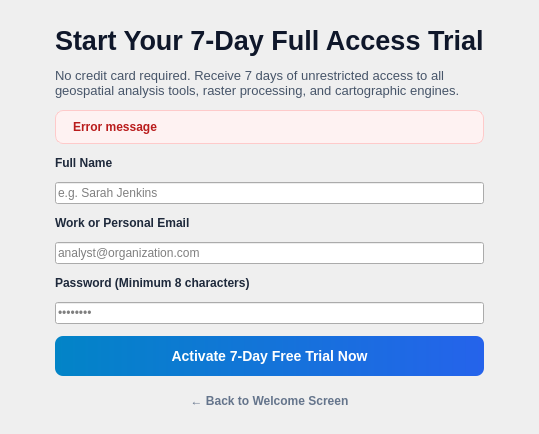
     <widget class="QWidget" name="pageTrial">
      <layout class="QVBoxLayout" name="trialLayout">
       <property name="spacing">
        <number>12</number>
       </property>
       <property name="leftMargin">
        <number>55</number>
       </property>
       <property name="topMargin">
        <number>25</number>
       </property>
       <property name="rightMargin">
        <number>55</number>
       </property>
       <property name="bottomMargin">
        <number>20</number>
       </property>
       <item>
        <widget class="QLabel" name="lblTrialTitle">
         <property name="font">
          <font>
           <pointsize>20</pointsize>
           <bold>true</bold>
          </font>
         </property>
         <property name="styleSheet">
          <string notr="true">color: #0f172a;</string>
         </property>
         <property name="text">
          <string>Start Your 7-Day Full Access Trial</string>
         </property>
        </widget>
       </item>
       <item>
        <widget class="QLabel" name="lblTrialSubtitle">
         <property name="styleSheet">
          <string notr="true">color: #475569; font-size: 13px;</string>
         </property>
         <property name="text">
          <string>No credit card required. Receive 7 days of unrestricted access to all geospatial analysis tools, raster processing, and cartographic engines.</string>
         </property>
         <property name="wordWrap">
          <bool>true</bool>
         </property>
        </widget>
       </item>
       <item>
        <widget class="QLabel" name="lblTrialError">
         <property name="styleSheet">
          <string notr="true">background: #fef2f2; color: #b91c1c; border: 1px solid #fecaca; border-radius: 8px; padding: 9px 14px; font-size: 12px; font-weight: 500;</string>
         </property>
         <property name="text">
          <string>Error message</string>
         </property>
         <property name="visible">
          <bool>false</bool>
         </property>
        </widget>
       </item>
       <item>
        <widget class="QLabel" name="lblTrialName">
         <property name="styleSheet"><string notr="true">font-weight: 600; color: #1e293b;</string></property>
         <property name="text">
          <string>Full Name</string>
         </property>
        </widget>
       </item>
       <item>
        <widget class="QLineEdit" name="txtTrialName">
         <property name="placeholderText">
          <string>e.g. Sarah Jenkins</string>
         </property>
        </widget>
       </item>
       <item>
        <widget class="QLabel" name="lblTrialEmail">
         <property name="styleSheet"><string notr="true">font-weight: 600; color: #1e293b;</string></property>
         <property name="text">
          <string>Work or Personal Email</string>
         </property>
        </widget>
       </item>
       <item>
        <widget class="QLineEdit" name="txtTrialEmail">
         <property name="placeholderText">
          <string>analyst@organization.com</string>
         </property>
        </widget>
       </item>
       <item>
        <widget class="QLabel" name="lblTrialPassword">
         <property name="styleSheet"><string notr="true">font-weight: 600; color: #1e293b;</string></property>
         <property name="text">
          <string>Password (Minimum 8 characters)</string>
         </property>
        </widget>
       </item>
       <item>
        <widget class="QLineEdit" name="txtTrialPassword">
         <property name="echoMode">
          <enum>QLineEdit::Password</enum>
         </property>
         <property name="placeholderText">
          <string>••••••••</string>
         </property>
        </widget>
       </item>
       <item>
        <widget class="QPushButton" name="btnSubmitTrial">
         <property name="styleSheet">
          <string notr="true">background: qlineargradient(x1:0, y1:0, x2:1, y2:0, stop:0 #0284c7, stop:1 #2563eb); color: white; padding: 12px; font-size: 14px; font-weight: bold; border-radius: 8px;</string>
         </property>
         <property name="text">
          <string>Activate 7-Day Free Trial Now</string>
         </property>
        </widget>
       </item>
       <item>
        <widget class="QPushButton" name="btnBackFromTrial">
         <property name="styleSheet">
          <string notr="true">background: transparent; color: #64748b; font-weight: 500; padding: 6px; border: none;</string>
         </property>
         <property name="text">
          <string>← Back to Welcome Screen</string>
         </property>
        </widget>
       </item>
      </layout>
     </widget>
